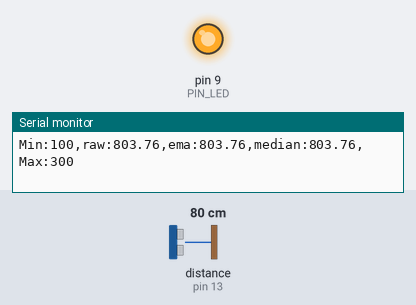
Simulated run of this sketch. Board: Arduino Uno, built with avr-gcc and run on an emulated ATmega328P. Parts: output pins drawn as LEDs (lit = HIGH), the last lines printed to the serial monitor. Wiring (inferred from the names in the program): ultrasonic range finder: trigger pin 12; echo pin 13. Inputs (shaded band) come from the test bench; at power-on: distance to the obstacle (sensor on pin 13) 80 cm. The echo pulse lasts 58.3 µs per cm; pins used as bus, display or sensor lines are not drawn.

Above: at 1.2 s.
1.3 s: distance to the obstacle (sensor on pin 13) set to 18 cm
At 2.5 s:
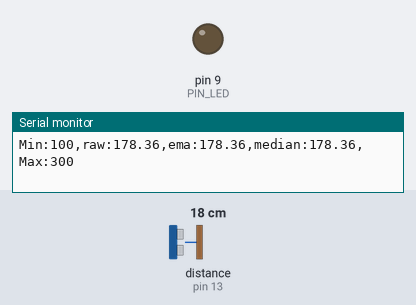
2.8 s: distance to the obstacle (sensor on pin 13) set to 2 cm
At 3.7 s:
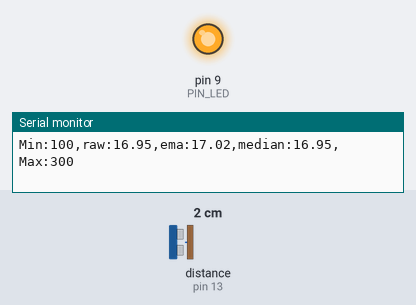
Timing chart, 0 to 5.8 s (numbered marks = the images above; inputs shaded):
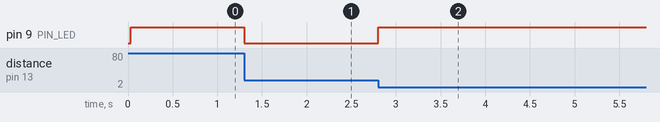

Measured:
- after the input at 1.3 s, pin 9 (PIN_LED): HIGH → LOW at once
- after the input at 2.8 s, pin 9 (PIN_LED): LOW → HIGH at once

The sketch:

09_example_1.ino
```cpp
// Arduino pin assignment
#define PIN_LED  9
#define PIN_TRIG 12
#define PIN_ECHO 13

// configurable parameters
#define SND_VEL 346.0     // sound velocity at 24 celsius degree (unit: m/sec)
#define INTERVAL 25       // sampling interval (unit: msec)
#define PULSE_DURATION 10 // ultra-sound Pulse Duration (unit: usec)
#define _DIST_MIN 100     // minimum distance to be measured (unit: mm)
#define _DIST_MAX 300     // maximum distance to be measured (unit: mm)

#define TIMEOUT ((INTERVAL / 2) * 1000.0) // maximum echo waiting time (unit: usec)
#define SCALE (0.001 * 0.5 * SND_VEL)     // coefficent to convert duration to distance

#define _EMA_ALPHA 0.5    // EMA weight of new sample (range: 0 to 1)
                          // Setting EMA to 1 effectively disables EMA filter.

#define N 3

// global variables
unsigned long last_sampling_time;   // unit: msec
float dist_prev = _DIST_MAX;        // Distance last-measured
float dist_ema;                     // EMA distance
float dist_median;
float dist_list[N];

int cmp(const void *a, const void *b) {
  float x = *(const float *)a;
  float y = *(const float *)b;
  return (x > y) - (x < y);
}

void setup() {
  // initialize GPIO pins
  pinMode(PIN_LED,OUTPUT);
  pinMode(PIN_TRIG,OUTPUT);
  pinMode(PIN_ECHO,INPUT);
  digitalWrite(PIN_TRIG, LOW);

  // initialize serial port
  Serial.begin(57600);
}

void loop() {
  float dist_raw;
  float dist_list_sorted[N];

  // wait until next sampling time.
  // millis() returns the number of milliseconds since the program started.
  // will overflow after 50 days.
  if (millis() < last_sampling_time + INTERVAL)
    return;

  // get a distance reading from the USS
  dist_raw = USS_measure(PIN_TRIG,PIN_ECHO);

  for (int i = N - 1; i > 0; i--) {
      dist_list[i] = dist_list[i - 1];
    }
  dist_list[0] = dist_raw;

  memcpy(dist_list_sorted, dist_list, sizeof(dist_list));
  qsort(dist_list_sorted, N, sizeof(float), cmp);

  if (N%2 == 0) {
    dist_median = (dist_list_sorted[N/2-1]+dist_list_sorted[(N/2)])/2;
  }
  else{
    dist_median = dist_list_sorted[N/2];
  }

  // Modify the below line to implement the EMA equation
  dist_ema = _EMA_ALPHA * dist_median + (1-_EMA_ALPHA) * dist_ema;

  // output the distance to the serial port
  Serial.print("Min:");   Serial.print(_DIST_MIN);
  Serial.print(",raw:"); Serial.print(dist_raw);
  Serial.print(",ema:");  Serial.print(dist_ema);
  Serial.print(",median:");  Serial.print(dist_median);
  Serial.print(",Max:");  Serial.print(_DIST_MAX);
  Serial.println("");

  // do something here
  if ((dist_raw < _DIST_MIN) || (dist_raw > _DIST_MAX))
    digitalWrite(PIN_LED, 1);       // LED OFF
  else
    digitalWrite(PIN_LED, 0);       // LED ON

  // update last sampling time
  last_sampling_time += INTERVAL;
}

// get a distance reading from USS. return value is in millimeter.
float USS_measure(int TRIG, int ECHO)
{
  digitalWrite(TRIG, HIGH);
  delayMicroseconds(PULSE_DURATION);
  digitalWrite(TRIG, LOW);

  return pulseIn(ECHO, HIGH, TIMEOUT) * SCALE; // unit: mm

  // Pulse duration to distance conversion example (target distance = 17.3m)
  // - pulseIn(ECHO, HIGH, timeout) returns microseconds (음파의 왕복 시간)
  // - 편도 거리 = (pulseIn() / 1,000,000) * SND_VEL / 2 (미터 단위)
  //   mm 단위로 하려면 * 1,000이 필요 ==>  SCALE = 0.001 * 0.5 * SND_VEL
  //
  // - 예, pusseIn()이 100,000 이면 (= 0.1초, 왕복 거리 34.6m)
  //        = 100,000 micro*sec * 0.001 milli/micro * 0.5 * 346 meter/sec
  //        = 100,000 * 0.001 * 0.5 * 346
  //        = 17,300 mm  ==> 17.3m
}
```
